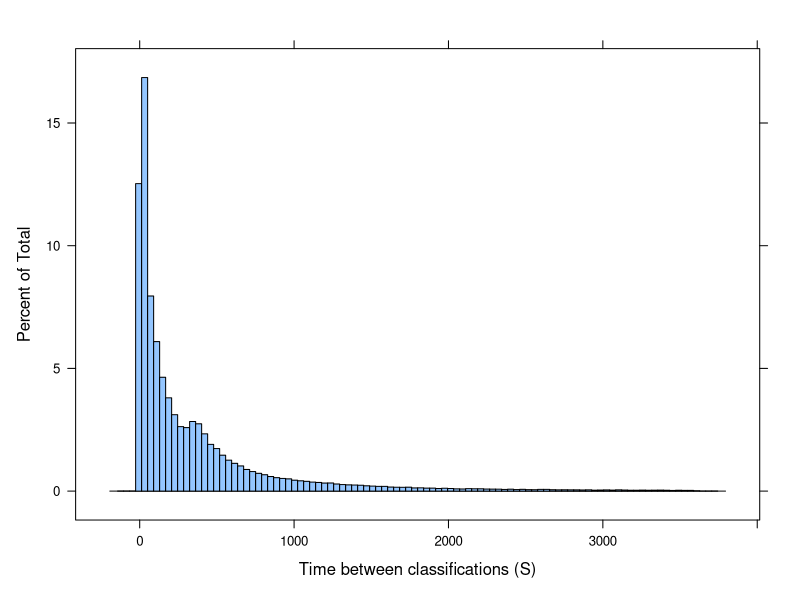
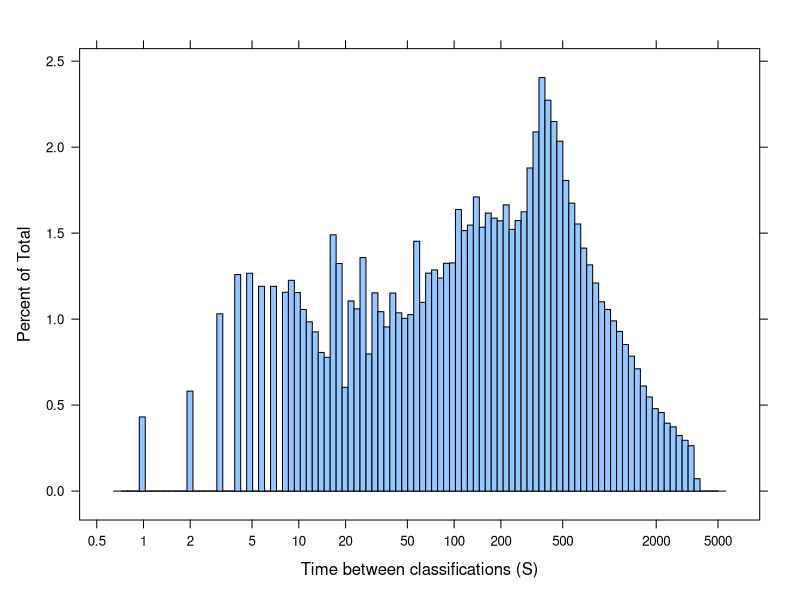

The R source for these figures, in order:
library(lattice)

ts<-read.table('time_per_page.txt')
is.na(ts$V1[ts$V1>3600])<-T
w<-which(ts$V1<0.1)
is.na(ts$V1[w])<-T
pdf(file='time_per_page.pdf',width=8,height=6,pointsize=12)
histogram(ts$V1,nint=100,xlab='Time between classifications (S)')
mean(ts$V1,na.rm=T)
median(ts$V1,na.rm=T)
pdf(file='log_time_per_page.pdf',width=8,height=6,pointsize=12)
tics<-c(.1,.2,.5,1,2,5,10,20,50,100,200,500,2000,5000)
ticl<-as.character(tics)
histogram(log(ts$V1),nint=100,xlab='Time between classifications (S)',
		  scales=list(x=list(at=log(tics),labels=ticl)))
